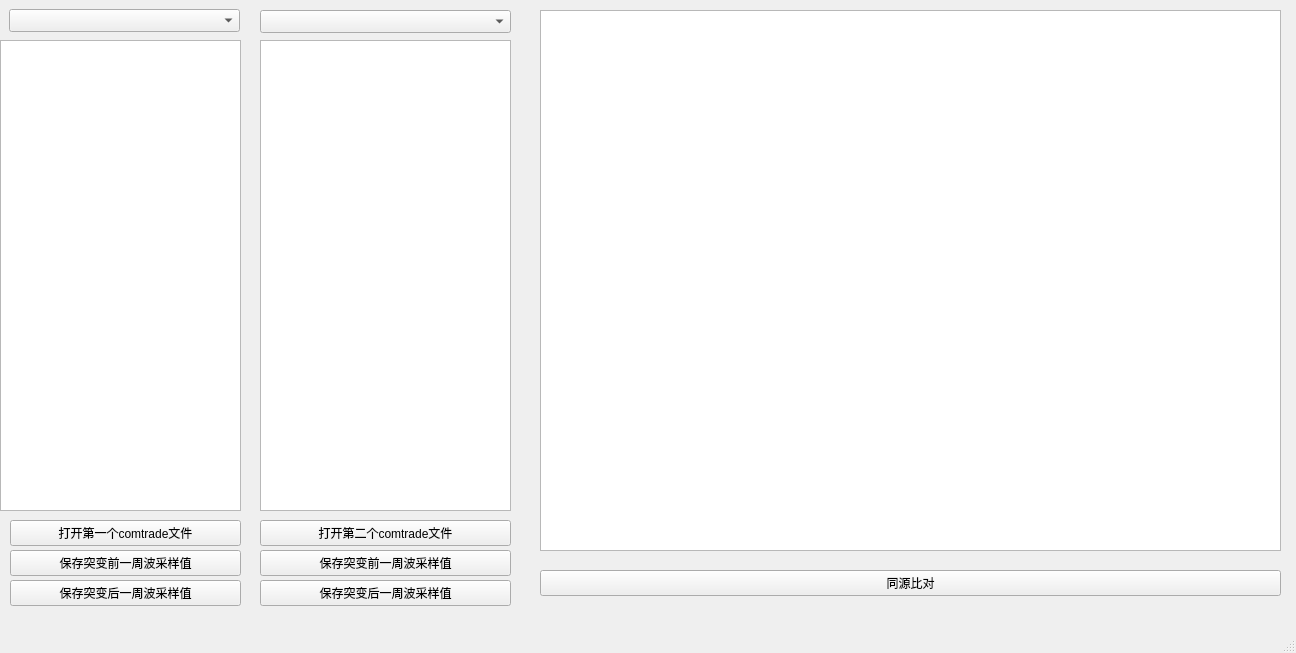
<?xml version="1.0" encoding="UTF-8"?>
<ui version="4.0">
 <class>MainWindow</class>
 <widget class="QMainWindow" name="MainWindow">
  <property name="geometry">
   <rect>
    <x>0</x>
    <y>0</y>
    <width>1296</width>
    <height>653</height>
   </rect>
  </property>
  <property name="windowTitle">
   <string>MainWindow</string>
  </property>
  <widget class="QWidget" name="centralwidget">
   <widget class="QTableView" name="tableView_2">
    <property name="geometry">
     <rect>
      <x>260</x>
      <y>40</y>
      <width>251</width>
      <height>471</height>
     </rect>
    </property>
   </widget>
   <widget class="QPushButton" name="pushButton_2">
    <property name="geometry">
     <rect>
      <x>260</x>
      <y>520</y>
      <width>251</width>
      <height>26</height>
     </rect>
    </property>
    <property name="text">
     <string>打开第二个comtrade文件</string>
    </property>
   </widget>
   <widget class="QPushButton" name="pushButton_5">
    <property name="geometry">
     <rect>
      <x>260</x>
      <y>550</y>
      <width>251</width>
      <height>26</height>
     </rect>
    </property>
    <property name="text">
     <string>保存突变前一周波采样值</string>
    </property>
   </widget>
   <widget class="QPushButton" name="pushButton_7">
    <property name="geometry">
     <rect>
      <x>540</x>
      <y>570</y>
      <width>741</width>
      <height>26</height>
     </rect>
    </property>
    <property name="text">
     <string>同源比对</string>
    </property>
   </widget>
   <widget class="QPushButton" name="pushButton_3">
    <property name="geometry">
     <rect>
      <x>10</x>
      <y>550</y>
      <width>231</width>
      <height>26</height>
     </rect>
    </property>
    <property name="text">
     <string>保存突变前一周波采样值</string>
    </property>
   </widget>
   <widget class="QComboBox" name="comboBox">
    <property name="geometry">
     <rect>
      <x>9</x>
      <y>9</y>
      <width>231</width>
      <height>23</height>
     </rect>
    </property>
   </widget>
   <widget class="QPushButton" name="pushButton_4">
    <property name="geometry">
     <rect>
      <x>10</x>
      <y>580</y>
      <width>231</width>
      <height>26</height>
     </rect>
    </property>
    <property name="text">
     <string>保存突变后一周波采样值</string>
    </property>
   </widget>
   <widget class="QComboBox" name="comboBox_2">
    <property name="geometry">
     <rect>
      <x>260</x>
      <y>10</y>
      <width>251</width>
      <height>23</height>
     </rect>
    </property>
   </widget>
   <widget class="QPushButton" name="pushButton">
    <property name="geometry">
     <rect>
      <x>10</x>
      <y>520</y>
      <width>231</width>
      <height>26</height>
     </rect>
    </property>
    <property name="text">
     <string>打开第一个comtrade文件</string>
    </property>
   </widget>
   <widget class="QPushButton" name="pushButton_6">
    <property name="geometry">
     <rect>
      <x>260</x>
      <y>580</y>
      <width>251</width>
      <height>26</height>
     </rect>
    </property>
    <property name="text">
     <string>保存突变后一周波采样值</string>
    </property>
   </widget>
   <widget class="QTableView" name="tableView_3">
    <property name="geometry">
     <rect>
      <x>540</x>
      <y>10</y>
      <width>741</width>
      <height>541</height>
     </rect>
    </property>
   </widget>
   <widget class="QTableView" name="tableView">
    <property name="geometry">
     <rect>
      <x>0</x>
      <y>40</y>
      <width>241</width>
      <height>471</height>
     </rect>
    </property>
   </widget>
  </widget>
  <widget class="QMenuBar" name="menubar">
   <property name="geometry">
    <rect>
     <x>0</x>
     <y>0</y>
     <width>1296</width>
     <height>20</height>
    </rect>
   </property>
  </widget>
  <widget class="QStatusBar" name="statusbar"/>
 </widget>
 <resources/>
 <connections/>
</ui>
